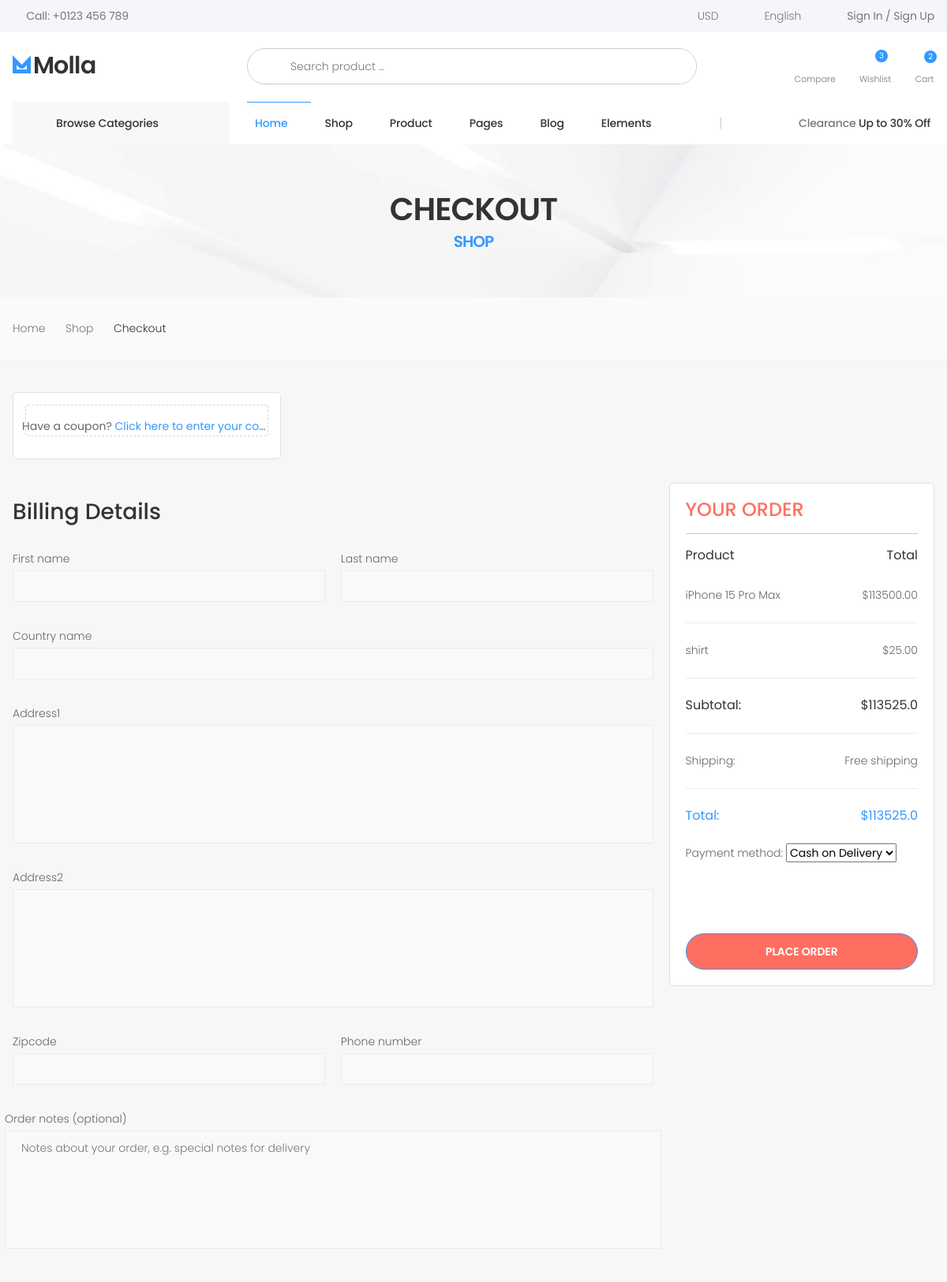
The app's page /payment/checkout/ (signed in, upper part), older data.
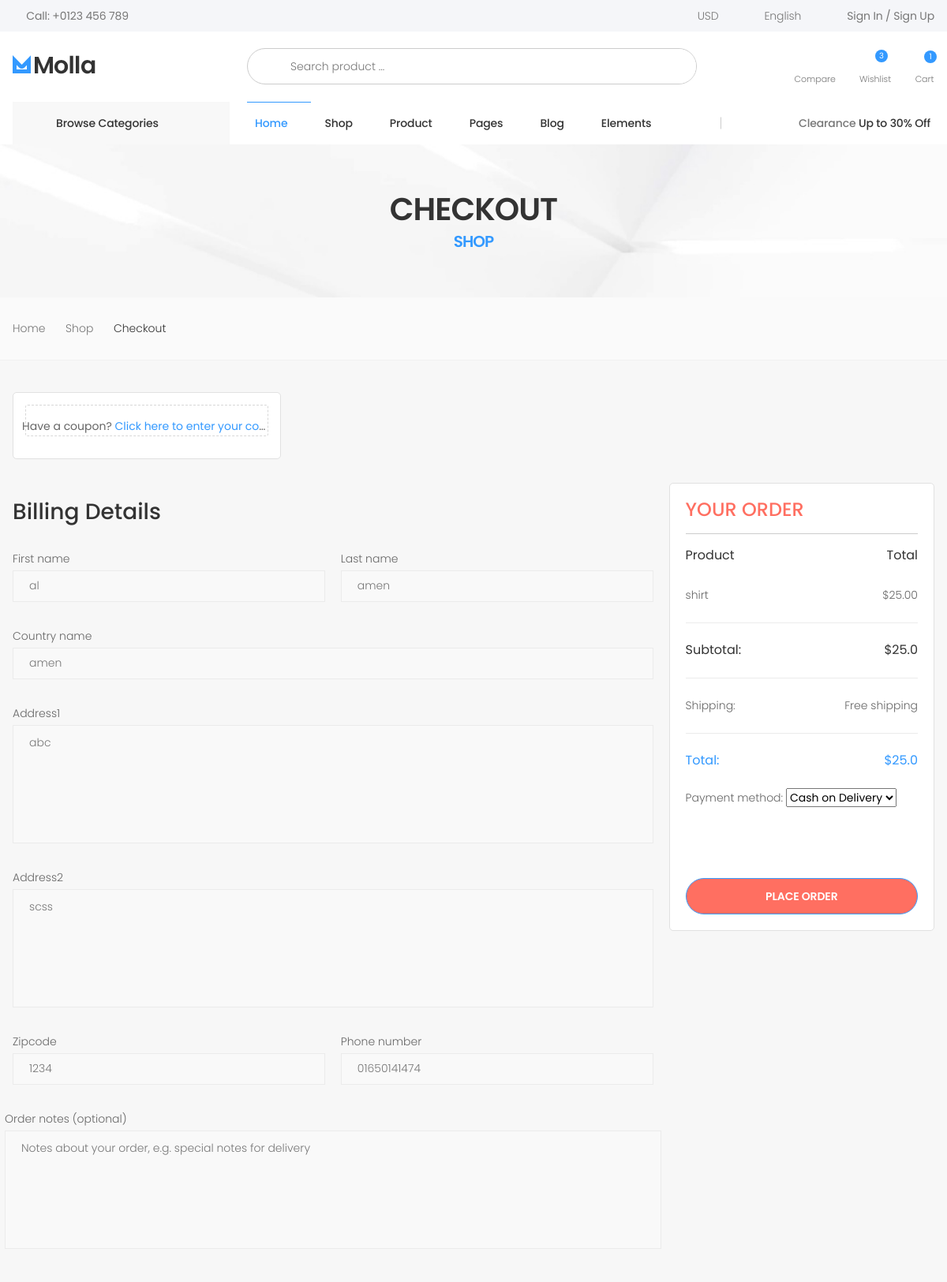
The same page, newer data.
### order/models.py (models this page shows, shortened)
class Order(models.Model):
    PAYMENT_METHOD = {
        ('Cash on Delivery','Cash on Delivery'),
        ('PayPal', 'PayPal'),
        ('SSLcommercez', 'SSLcommercez'),
    }
    user = models.ForeignKey(User,on_delete=models.CASCADE)
    order_items = models.ManyToManyField(Cart)
    ordered = models.BooleanField(default=False)
    created = models.DateField(auto_now_add=True)
    payment_id = models.CharField(max_length=255,blank=True,null=True)
    order_id = models.CharField(max_length=255,blank=True,null=True)
    payment_method = models.CharField(max_length=30,choices=PAYMENT_METHOD,default='Cash on Delivery')
    def get_totals(self):
        total = 0
        for order_item in self.order_items.all():
            if order_item.variation_total():
                total += float(order_item.variation_total())
            elif order_item.variation_single_price():
                total += float(order_item.variation_single_price())
            else:
                total += float(order_item.get_total())
        return total

class Cart(models.Model):
    user = models.ForeignKey(User,on_delete=models.CASCADE,related_name='cart')
    item = models.ForeignKey(Product, on_delete=models.CASCADE)
    quantity = models.IntegerField(default=1)
    color = models.CharField(max_length=100, blank=True,null=True)
    size = models.CharField(max_length=100,blank=True,null=True)
    purchased = models.BooleanField(default=False)
    created = models.DateTimeField(auto_now_add=True)
    updated = models.DateTimeField(auto_now_add=True)
    def get_total(self):
        total = self.item.price * self.quantity
        float_total = format(total,'0.2f')
        return float_total
    def variation_single_price(self):
        sizes = VariationValue.objects.filter(variation='size', product=self.item)
        colors = VariationValue.objects.filter(variation='color', product=self.item)
        for size in sizes:
            if colors.exists():
                for color in colors:
                    if color.name == self.color:
                        c_price = color.price
                if size.name == self.size:
                    total = size.price + c_price
                    net_total = total
                    float_total = format(net_total,'.2f')
                    return float_total
            else:
                if size.name == self.size:
                    total = size.price
                    float_total = format(total,'.2f')
                    return float_total
    def variation_total(self):
        sizes = VariationValue.objects.filter(variation='size', product=self.item)
        colors = VariationValue.objects.filter(variation='color', product=self.item)
        for size in sizes:
           if colors.exists():
               for color in colors:
                   if color.name == self.color:
                    c_price = color.price
                    color_quantity_price = c_price * self.quantity
               if size.name == self.size:
                   total = size.price * self.quantity
                   net_total = total + color_quantity_price
                   float_total = format(net_total,'0.2f')
                   return float_total
           else:
               if size.name == self.size:
                   total = size.price * self.quantity
                   float_total = format(total,'0.2f')
                   return float_total

### payment/models.py (models this page shows, shortened)
class BillingAddress(models.Model):
    user = models.ForeignKey(User,on_delete=models.CASCADE)
    first_name = models.CharField(max_length=20, blank=True,null=True)
    last_name = models.CharField(max_length=20, blank=True,null=True)
    country_name = models.CharField(max_length=100, blank=True,null=True)
    address1 = models.TextField(max_length=200,blank=True,null=True)
    address2 = models.TextField(max_length=200,blank=True,null=True)
    zipcode = models.CharField(max_length=15,blank=True,null=True)
    phone_number = models.CharField(max_length=16,blank=True,null=True)

### store/models.py (models this page shows, shortened)
class Product(models.Model):
    name = models.CharField(max_length=250, blank=False, null=False)
    category = models.ForeignKey(
        Category, on_delete=models.CASCADE, related_name='category')
    preview_des = models.CharField(
        max_length=255, verbose_name="Short Descriptions")
    description = models.TextField(
        max_length=1000, verbose_name="Descriptions")
    image = models.ImageField(upload_to='products', blank=False, null=False)
    price = models.FloatField()
    old_price = models.FloatField(default=0.00, blank=True, null=True)
    is_stock = models.BooleanField(default=True)
    slug = models.SlugField(unique=True)
    created = models.DateTimeField(auto_now_add=True)
    class Meta:
        ordering = ['-created']

### payment/views.py (the view, shortened to what this page needs)
# urls.py: path('checkout/', views.CheckBillingAddressView.as_view(),name='checkout'),
class CheckBillingAddressView(TemplateView):
    template_name = "store/checkout.html"
    def get(self, request, *args, **kwargs):
        saved_address = BillingAddress.objects.get_or_create(user=request.user or None)[0]
        form = BillingAddressForm(instance=saved_address)
        order_qs = Order.objects.filter(user=request.user, ordered=False).first()
        if not order_qs:
            return redirect('order:cart')  # or another page if needed
        order_items = order_qs.order_items.all()
        order_total = order_qs.get_totals()
        payment_method = PaymentMethodForm()
        pay_meth = request.GET.get('pay_meth')
        context = {
            'billing_address': form,
            'order_item': order_items,
            'order_total': order_total,
            'payment_method': payment_method,
            'paypal_client_id': settings.PAYPAL_CLIENT_ID,
            'pay_meth': pay_meth ,
        }
        return render(request, self.template_name, context)

### payment/forms.py
class BillingAddressForm(forms.ModelForm):
    class Meta:
        model = BillingAddress
        fields = ['first_name', 'last_name', 'country_name', 'address1','address2', 'zipcode', 'phone_number']

class PaymentMethodForm(forms.ModelForm):
     class Meta:
         model = Order
         fields = ['payment_method']

### order/templatetags/cart_product.py (called while the page is built)
@register.filter
def cart_view(user):
    cart=Cart.objects.filter(user=user,purchased=False)
    if cart.exists():
     return cart
    else: cart

@register.filter
def cart_total(user):
    order = Order.objects.filter(user=user, ordered=False)
    if order.exists():
       return order[0].get_totals()
    else:
       return 0

@register.filter
def cart_count(user):
    order = Order.objects.filter(user=user,ordered=False)
    if order.exists():
       return order[0].order_items.count()
    else:
       return 0

### store/templatetags/category.py (called while the page is built)
@register.filter
def category(user):
    if user.is_authenticated:
        cat = Category.objects.filter(parent=None)
    return cat

### templates/store/checkout.html (shortened to what the changed rows need)
{% extends "base.html" %}
{% load static %}
{% block head %}
<link rel="stylesheet" href="{% static 'assets/css/checkout.css' %}">
{% endblock head %}
{% load crispy_forms_tags %}
{% block body %}
        <main class="main">
        	<div class="page-header text-center" style="background-image: url('assets/images/page-header-bg.jpg')">
        		<div class="container">
        			<h1 class="page-title">Checkout<span>Shop</span></h1>
        		</div>
        	</div>
            <div class="page-content">
            	<div class="checkout">
	                <div class="container">
            			<form action="" method = 'POST'>
		                	<div class="row">
		                		<div class="col-lg-9">
		                			<h2 class="checkout-title">Billing Details</h2>
		                				<div class="row">
		                					<div class="col-sm-6">
												<div class="form-group">
													{{ billing_address.first_name|as_crispy_field }}
												</div>
		                					</div>
											<div class="col-sm-6">
												<div class="form-group">
													{{ billing_address.last_name|as_crispy_field }}
												</div>
		                					</div>
											<div class="col-lg-12">
												<div class="form-group">
													{{ billing_address.country_name|as_crispy_field }}
												</div>
											</div>
											<div class="col-lg-12">
												<div class="form-group">
													{{ billing_address.address1|as_crispy_field }}
												</div>
											</div>
											<div class="col-lg-12">
												<div class="form-group">
													{{ billing_address.address2|as_crispy_field }}
												</div>
											</div>
											<div class="col-sm-6">
												<div class="form-group">
													{{ billing_address.zipcode|as_crispy_field }}
												</div>
											</div>
											<div class="col-sm-6">
												<div class="form-group">
													{{ billing_address.phone_number|as_crispy_field }}
												</div>
											</div>
										</div>
		                		</div>
		                		<aside class="col-lg-3">
		                			<div class="summary">
		                				<table class="table table-summary">
		                					<thead>
		                						<tr>
		                							<th>Product</th>
		                							<th>Total</th>
		                						</tr>
		                					</thead>
		                					<tbody>
                                            {% for item in order_item %}
		                						<tr>
		                							<td><a href="#">{{item.item.name}}</a></td>
													{% if item.variation_total %}
													    <td>${{item.variation_total }}</td>
													{% elif item.variation_single_price %}
													    <td>${{item.variation_single_price }}</td>
													{% elif item.get_total %}
														<td>${{item.get_total}}</td>
													{% endif %}
		                						</tr>
											{% endfor %}
		                						<tr class="summary-subtotal">
		                							<td>Subtotal:</td>
		                							<td>${{order_total}}</td>
		                						</tr>
		                						<tr class="summary-total">
		                							<td>Total:</td>
		                							<td>${{order_total}}</td>
		                						</tr>
		                					</tbody>
		                				</table>
		                			</div>
		                		</aside>
		                	</div>
            			</form>
	                </div>
                </div>
            </div>
        </main>
     {% endblock body %}

### templates/base.html (shortened to what the changed rows need)
<!DOCTYPE html>
<html lang="en">
<head>
    {% load category %}
    {% load cart_product %}
    {% load static %}
    <link rel="stylesheet" href="{% static 'assets/vendor/line-awesome/line-awesome/line-awesome/css/line-awesome.min.css' %}">
    <link rel="stylesheet" href="{% static 'assets/css/bootstrap.min.css' %}">
    <link rel="stylesheet" href="{% static 'assets/css/plugins/owl-carousel/owl.carousel.css' %}">
    <link rel="stylesheet" href="{% static 'assets/css/plugins/magnific-popup/magnific-popup.css' %}">
    <link rel="stylesheet" href="{% static 'assets/css/plugins/jquery.countdown.css' %}">
    <link rel="stylesheet" href="{% static 'assets/css/style.css' %}">
    <link rel="stylesheet" href="{% static 'assets/css/skins/skin-demo-4.css' %}">
    <link rel="stylesheet" href="{% static 'assets/css/demos/demo-4.css' %}">
     <link rel="stylesheet" href="https://cdnjs.cloudflare.com/ajax/libs/line-awesome/1.3.0/line-awesome/css/line-awesome.min.css">
    {% block head %}
    {% endblock head %}
</head>
<body>
    <div class="page-wrapper">
        <header class="header header-intro-clearance header-4">
            <div class="header-middle">
                <div class="container">
                    <div class="header-right">
                        <div class="dropdown cart-dropdown">
                            <a href="#" class="dropdown-toggle" role="button" data-toggle="dropdown" aria-haspopup="true" aria-expanded="false" data-display="static">
                                <div class="icon">
                                    <i class="icon-shopping-cart"></i>
                                    {% if request.user.is_authenticated %}
                                         <span class="cart-count">{{request.user|cart_count}}</span>
                                    {% else %}
                                         <span class="cart-count">{{request.user|cart_count}}</span>
                                    {% endif %}
                                </div>
                            </a>
                        </div>
                    </div>
                </div>
            </div>
        </header>
 {% block body %}
 {% endblock body %}
</div>
</body>
</html>

Row changes from the older to the newer data that the page shows:
no longer on this page (row edited): Cart: item.name "iPhone 15 Pro Max", get_total "113500.00"
changed BillingAddress: first_name (not shown) → "al"; last_name (not shown) → "amen"; country_name (not shown) → "amen"; address1 (not shown) → "abc"; address2 (not shown) → "scss"; zipcode (not shown) → "1234"; phone_number (not shown) → "01650141474"
Text that changed along with them:
{{ request.user|cart_count }}: "2" → "1"
{{ order_total }}: "113525.0" → "25.0"
